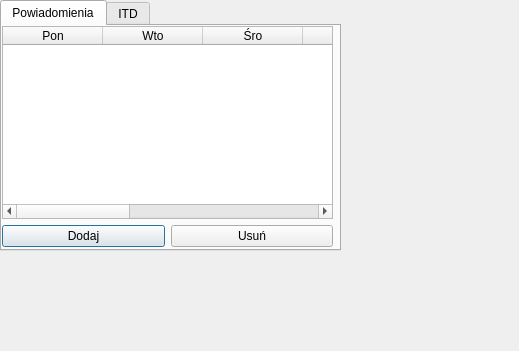
<?xml version="1.0" encoding="UTF-8"?>
<ui version="4.0">
 <class>Dialog</class>
 <widget class="QDialog" name="Dialog">
  <property name="geometry">
   <rect>
    <x>0</x>
    <y>0</y>
    <width>519</width>
    <height>351</height>
   </rect>
  </property>
  <property name="windowTitle">
   <string>Dialog</string>
  </property>
  <widget class="QWidget" name="verticalLayoutWidget">
   <property name="geometry">
    <rect>
     <x>0</x>
     <y>0</y>
     <width>341</width>
     <height>251</height>
    </rect>
   </property>
   <layout class="QVBoxLayout" name="main_layout">
    <item>
     <widget class="QTabWidget" name="ustawienia">
      <property name="currentIndex">
       <number>0</number>
      </property>
      <widget class="QWidget" name="powiadomienia">
       <property name="enabled">
        <bool>true</bool>
       </property>
       <attribute name="title">
        <string>Powiadomienia</string>
       </attribute>
       <widget class="QWidget" name="">
        <property name="geometry">
         <rect>
          <x>0</x>
          <y>0</y>
          <width>331</width>
          <height>221</height>
         </rect>
        </property>
        <layout class="QVBoxLayout" name="powiadomienia_main_layout">
         <item>
          <widget class="QTableWidget" name="powiadomienia_table">
           <column>
            <property name="text">
             <string>Pon</string>
            </property>
           </column>
           <column>
            <property name="text">
             <string>Wto</string>
            </property>
           </column>
           <column>
            <property name="text">
             <string>Śro</string>
            </property>
           </column>
           <column>
            <property name="text">
             <string>Czw</string>
            </property>
           </column>
           <column>
            <property name="text">
             <string>Pią</string>
            </property>
           </column>
           <column>
            <property name="text">
             <string>Sob</string>
            </property>
           </column>
           <column>
            <property name="text">
             <string>Nie</string>
            </property>
           </column>
           <column>
            <property name="text">
             <string>Godzina</string>
            </property>
           </column>
          </widget>
         </item>
         <item>
          <layout class="QHBoxLayout" name="powiadomienia_h_layout">
           <item>
            <widget class="QPushButton" name="powiadomienia_add">
             <property name="text">
              <string>Dodaj</string>
             </property>
            </widget>
           </item>
           <item>
            <widget class="QPushButton" name="powiadomienia_delete">
             <property name="text">
              <string>Usuń</string>
             </property>
            </widget>
           </item>
          </layout>
         </item>
        </layout>
       </widget>
      </widget>
      <widget class="QWidget" name="itd">
       <attribute name="title">
        <string>ITD</string>
       </attribute>
      </widget>
     </widget>
    </item>
   </layout>
  </widget>
 </widget>
 <resources/>
 <connections/>
</ui>
